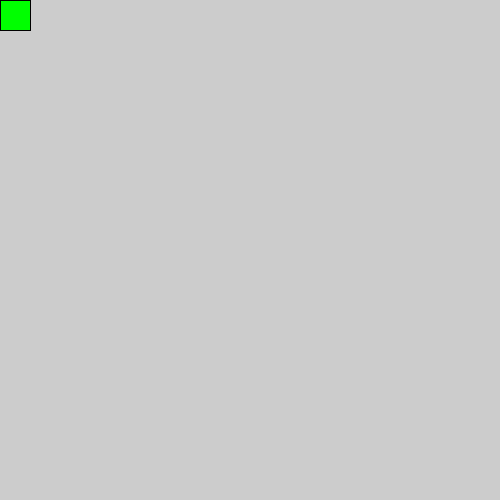
Frame 1 (no input)
Frame 60 (the mouse pressed at the canvas centre just before this capture): identical to frame 1, image omitted
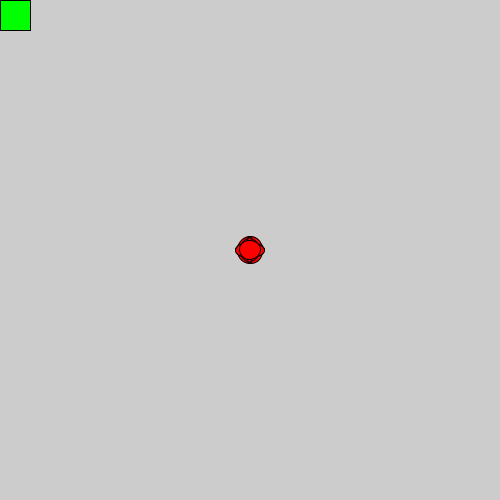
Frame 120 (the mouse held since frame 60 and released just before this capture)

The Processing sketch that drew these frames (run headless with seeded random() and noise(); from frame 60 on, the mouse is pressed at the canvas centre):

// Processing sketch: cuadradoAlCentro
// ── cuadradoAlCentro.pde
void setup() {
  size(500, 500);
}

void draw() {
  if (mouseX > width/3 && mouseX<width/3*2 && mouseY>height/3 && mouseY<height/3*2) {
    fill(255, 0, 0); //rojo
    ellipse(mouseX,mouseY,random(30),random(30));
  } else {
    fill(0, 255, 0);//verde
    rect(mouseX, mouseY,30,30);
  }

}
